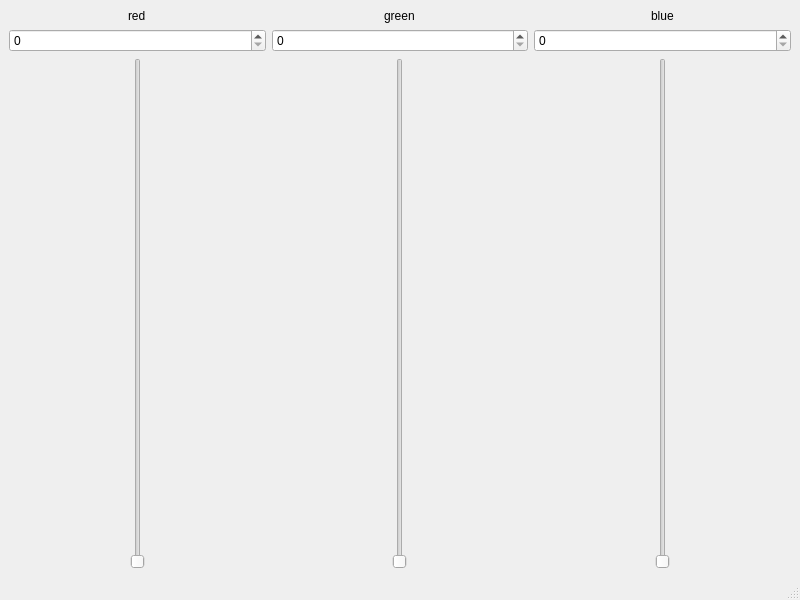
<?xml version="1.0" encoding="UTF-8"?>
<ui version="4.0">
 <class>MainWindow</class>
 <widget class="QMainWindow" name="MainWindow">
  <property name="geometry">
   <rect>
    <x>0</x>
    <y>0</y>
    <width>800</width>
    <height>600</height>
   </rect>
  </property>
  <property name="windowTitle">
   <string>MainWindow</string>
  </property>
  <widget class="QWidget" name="centralwidget">
   <layout class="QHBoxLayout" name="horizontalLayout">
    <item>
     <layout class="QVBoxLayout" name="verticalLayout">
      <item alignment="Qt::AlignHCenter">
       <widget class="QLabel" name="lbl_red">
        <property name="text">
         <string>red</string>
        </property>
       </widget>
      </item>
      <item>
       <widget class="QSpinBox" name="spin_red">
        <property name="maximum">
         <number>255</number>
        </property>
       </widget>
      </item>
      <item alignment="Qt::AlignHCenter">
       <widget class="QSlider" name="sld_red">
        <property name="maximum">
         <number>255</number>
        </property>
        <property name="orientation">
         <enum>Qt::Vertical</enum>
        </property>
       </widget>
      </item>
     </layout>
    </item>
    <item>
     <layout class="QVBoxLayout" name="verticalLayout_2">
      <item alignment="Qt::AlignHCenter">
       <widget class="QLabel" name="lbl_green">
        <property name="text">
         <string>green</string>
        </property>
       </widget>
      </item>
      <item>
       <widget class="QSpinBox" name="spin_green">
        <property name="maximum">
         <number>255</number>
        </property>
       </widget>
      </item>
      <item alignment="Qt::AlignHCenter">
       <widget class="QSlider" name="sld_green">
        <property name="maximum">
         <number>255</number>
        </property>
        <property name="orientation">
         <enum>Qt::Vertical</enum>
        </property>
       </widget>
      </item>
     </layout>
    </item>
    <item>
     <layout class="QVBoxLayout" name="verticalLayout_3">
      <item alignment="Qt::AlignHCenter">
       <widget class="QLabel" name="lbl_blue">
        <property name="text">
         <string>blue</string>
        </property>
       </widget>
      </item>
      <item>
       <widget class="QSpinBox" name="spin_blue">
        <property name="maximum">
         <number>255</number>
        </property>
       </widget>
      </item>
      <item alignment="Qt::AlignHCenter">
       <widget class="QSlider" name="sld_blue">
        <property name="maximum">
         <number>255</number>
        </property>
        <property name="orientation">
         <enum>Qt::Vertical</enum>
        </property>
       </widget>
      </item>
     </layout>
    </item>
   </layout>
  </widget>
  <widget class="QMenuBar" name="menubar">
   <property name="geometry">
    <rect>
     <x>0</x>
     <y>0</y>
     <width>800</width>
     <height>20</height>
    </rect>
   </property>
  </widget>
  <widget class="QStatusBar" name="statusbar"/>
 </widget>
 <resources/>
 <connections>
  <connection>
   <sender>spin_red</sender>
   <signal>valueChanged(int)</signal>
   <receiver>sld_red</receiver>
   <slot>setValue(int)</slot>
   <hints>
    <hint type="sourcelabel">
     <x>177</x>
     <y>65</y>
    </hint>
    <hint type="destinationlabel">
     <x>143</x>
     <y>190</y>
    </hint>
   </hints>
  </connection>
  <connection>
   <sender>sld_red</sender>
   <signal>valueChanged(int)</signal>
   <receiver>spin_red</receiver>
   <slot>setValue(int)</slot>
   <hints>
    <hint type="sourcelabel">
     <x>139</x>
     <y>260</y>
    </hint>
    <hint type="destinationlabel">
     <x>205</x>
     <y>66</y>
    </hint>
   </hints>
  </connection>
  <connection>
   <sender>sld_green</sender>
   <signal>valueChanged(int)</signal>
   <receiver>spin_green</receiver>
   <slot>setValue(int)</slot>
   <hints>
    <hint type="sourcelabel">
     <x>397</x>
     <y>187</y>
    </hint>
    <hint type="destinationlabel">
     <x>436</x>
     <y>66</y>
    </hint>
   </hints>
  </connection>
  <connection>
   <sender>spin_green</sender>
   <signal>valueChanged(int)</signal>
   <receiver>sld_green</receiver>
   <slot>setValue(int)</slot>
   <hints>
    <hint type="sourcelabel">
     <x>483</x>
     <y>74</y>
    </hint>
    <hint type="destinationlabel">
     <x>403</x>
     <y>223</y>
    </hint>
   </hints>
  </connection>
  <connection>
   <sender>sld_blue</sender>
   <signal>valueChanged(int)</signal>
   <receiver>spin_blue</receiver>
   <slot>setValue(int)</slot>
   <hints>
    <hint type="sourcelabel">
     <x>657</x>
     <y>224</y>
    </hint>
    <hint type="destinationlabel">
     <x>679</x>
     <y>70</y>
    </hint>
   </hints>
  </connection>
  <connection>
   <sender>spin_blue</sender>
   <signal>valueChanged(int)</signal>
   <receiver>sld_blue</receiver>
   <slot>setValue(int)</slot>
   <hints>
    <hint type="sourcelabel">
     <x>745</x>
     <y>68</y>
    </hint>
    <hint type="destinationlabel">
     <x>664</x>
     <y>248</y>
    </hint>
   </hints>
  </connection>
 </connections>
</ui>
